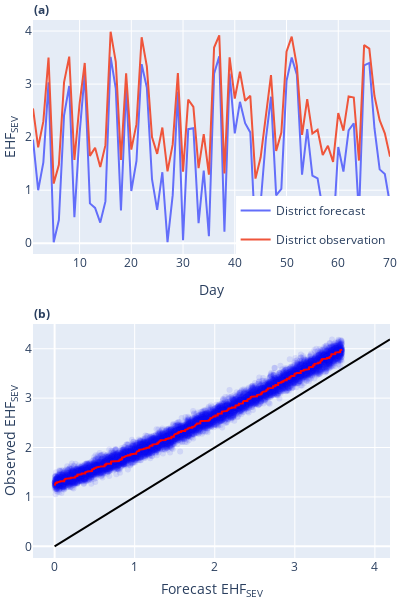

The code cell stored with this chart in its notebook:
### Markdown cell above
# Create subplot

### Code cell
fig = make_subplots(rows=2, cols=1, subplot_titles=("<b>(a)</b>", "<b>(b)</b>"), vertical_spacing=0.13)
fig.update_annotations(font_size=12, xshift=-180, xanchor="left")

# Subplot 1
fig_timeseries = px.line(quantile_timeseries)
fig1_traces=[]
for trace in range(len(fig_timeseries["data"])):
    fig1_traces.append(fig_timeseries["data"][trace])

for traces in fig1_traces:
    fig.append_trace(traces, row=1, col=1)



fig.update_layout(
    width=400,
    height=600,
    margin=go.layout.Margin(
        l=0, #left margin
        r=10, #right margin
        b=20, #bottom margin
        t=20, #top margin
    ),
    legend=dict(
        yanchor="bottom",
        y=0.565,
        xanchor="right",
        x=0.999
    )
)

iso_dict = isotonic_fit(quantilefcst, quantileobs, functional="quantile", quantile_level=0.5)

max_val = np.maximum(quantilefcst.max(), quantileobs.max())
min_val = np.minimum(quantilefcst.min(), quantileobs.min())

fig.add_trace(go.Scatter(
    x=quantilefcst, 
    y=quantileobs, 
    mode='markers', 
    line=dict(color="rgba(24, 20, 247, 0.1)"), 
    showlegend=False,
    ), row=2, col=1)
fig.add_trace(go.Scatter(
    x=iso_dict["fcst_sorted"], 
    y=iso_dict["regression_values"], 
    line=dict(color="red"),
    showlegend=False,
    ), row=2, col=1)
fig.add_trace(go.Scatter(
    x=[min_val, max_val], 
    y=[min_val, max_val], 
    name="ref", 
    line=dict(color="black"), 
    mode="lines", 
    showlegend=False,
    ), row=2, col=1)

fig.update_yaxes(title_text="EHF<sub>SEV</sub>", row=1, col=1)
fig.update_yaxes(title_text="Observed EHF<sub>SEV</sub>", row=2, col=1)
fig.update_xaxes(title_text="Day", row=1, col=1, dtick=10)
fig.update_xaxes(title_text="Forecast EHF<sub>SEV</sub>", row=2, col=1, dtick=1)
fig.show()

### Figure 1 — Plotly figure (JSON) as saved in the notebook; plotly's stock layout.template omitted (floating-point values rounded to 4 significant figures; data arrays with more than 128 entries replaced by an {"elided": "..."} marker saying what was removed)
{"data": [{"hovertemplate": "variable=District forecast<br>day=%{x}<br>value=%{y}<extra></extra>", "legendgroup": "District forecast", "line": {"color": "#636efa", "dash": "solid"}, "marker": {"symbol": "circle"}, "mode": "lines", "name": "District forecast", "orientation": "v", "showlegend": true, "type": "scatter", "x": [1, 2, 3, 4, 5, 6, 7, 8, 9, 10, 11, 12, 13, 14, 15, 16, 17, 18, 19, 20, 21, 22, 23, 24, 25, 26, 27, 28, 29, 30, 31, 32, 33, 34, 35, 36, 37, 38, 39, 40, 41, 42, 43, 44, 45, 46, 47, 48, 49, 50, 51, 52, 53, 54, 55, 56, 57, 58, 59, 60, 61, 62, 63, 64, 65, 66, 67, 68, 69, 70], "xaxis": "x", "y": [1.951, 0.9996, 1.524, 3.034, 0.01695, 0.4366, 2.409, 2.966, 0.4909, 2.065, 3.201, 0.7512, 0.6655, 0.3892, 0.7889, 3.514, 2.915, 0.6174, 2.931, 0.9842, 1.55, 3.376, 2.936, 1.207, 0.6299, 1.339, 0.02043, 0.9065, 2.857, 0.05478, 2.15, 2.168, 0.3776, 1.372, 0.131, 3.197, 3.522, 0.2153, 3.198, 2.072, 2.666, 2.263, 2.089, 0.0734, 0.7542, 1.956, 2.762, 0.9002, 1.027, 3.061, 3.501, 3.178, 1.291, 2.151, 1.274, 1.222, 0.6395, 0.8536, 0.1611, 1.815, 1.351, 2.129, 2.262, 0.5121, 3.353, 3.398, 2.163, 1.392, 1.304, 0.7338], "yaxis": "y"}, {"hovertemplate": "variable=District observation<br>day=%{x}<br>value=%{y}<extra></extra>", "legendgroup": "District observation", "line": {"color": "#EF553B", "dash": "solid"}, "marker": {"symbol": "circle"}, "mode": "lines", "name": "District observation", "orientation": "v", "showlegend": true, "type": "scatter", "x": [1, 2, 3, 4, 5, 6, 7, 8, 9, 10, 11, 12, 13, 14, 15, 16, 17, 18, 19, 20, 21, 22, 23, 24, 25, 26, 27, 28, 29, 30, 31, 32, 33, 34, 35, 36, 37, 38, 39, 40, 41, 42, 43, 44, 45, 46, 47, 48, 49, 50, 51, 52, 53, 54, 55, 56, 57, 58, 59, 60, 61, 62, 63, 64, 65, 66, 67, 68, 69, 70], "xaxis": "x", "y": [2.541, 1.809, 2.296, 3.501, 1.124, 1.478, 3.032, 3.518, 1.569, 2.627, 3.398, 1.647, 1.8, 1.436, 1.849, 3.988, 3.421, 1.571, 3.201, 1.765, 2.245, 3.883, 3.333, 2.003, 1.685, 2.182, 1.354, 1.863, 3.21, 1.35, 2.707, 2.57, 1.417, 2.058, 1.291, 3.689, 3.92, 1.317, 3.505, 2.727, 3.235, 2.686, 2.779, 1.218, 1.619, 2.418, 3.17, 1.74, 2.088, 3.61, 3.896, 3.343, 2.042, 2.715, 2.068, 2.138, 1.665, 1.835, 1.533, 2.455, 2.123, 2.768, 2.748, 1.559, 3.734, 3.668, 2.775, 2.32, 2.073, 1.632], "yaxis": "y"}, {"line": {"color": "rgba(24, 20, 247, 0.1)"}, "mode": "markers", "showlegend": false, "type": "scatter", "x": {"elided": "10000 float values"}, "xaxis": "x2", "y": {"elided": "10000 float values"}, "yaxis": "y2"}, {"line": {"color": "red"}, "showlegend": false, "type": "scatter", "x": {"elided": "10000 float values"}, "xaxis": "x2", "y": {"elided": "10000 float values"}, "yaxis": "y2"}, {"line": {"color": "black"}, "mode": "lines", "name": "ref", "showlegend": false, "type": "scatter", "x": [5.25e-05, 4.189], "xaxis": "x2", "y": [5.25e-05, 4.189], "yaxis": "y2"}], "layout": {"annotations": [{"font": {"size": 12}, "showarrow": false, "text": "<b>(a)</b>", "x": 0.5, "xanchor": "left", "xref": "paper", "xshift": -180, "y": 1, "yanchor": "bottom", "yref": "paper"}, {"font": {"size": 12}, "showarrow": false, "text": "<b>(b)</b>", "x": 0.5, "xanchor": "left", "xref": "paper", "xshift": -180, "y": 0.435, "yanchor": "bottom", "yref": "paper"}], "height": 600, "legend": {"x": 0.999, "xanchor": "right", "y": 0.565, "yanchor": "bottom"}, "margin": {"b": 20, "l": 0, "r": 10, "t": 20}, "width": 400, "xaxis": {"anchor": "y", "domain": [0, 1], "dtick": 10, "title": {"text": "Day"}}, "xaxis2": {"anchor": "y2", "domain": [0, 1], "dtick": 1, "title": {"text": "Forecast EHF<sub>SEV</sub>"}}, "yaxis": {"anchor": "x", "domain": [0.565, 1], "title": {"text": "EHF<sub>SEV</sub>"}}, "yaxis2": {"anchor": "x2", "domain": [0, 0.435], "title": {"text": "Observed EHF<sub>SEV</sub>"}}}}
